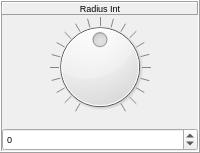
             <widget class="QFrame" name="frame_RadiusInt">
              <property name="sizePolicy">
               <sizepolicy hsizetype="Minimum" vsizetype="Preferred">
                <horstretch>0</horstretch>
                <verstretch>0</verstretch>
               </sizepolicy>
              </property>
              <property name="minimumSize">
               <size>
                <width>50</width>
                <height>100</height>
               </size>
              </property>
              <property name="frameShape">
               <enum>QFrame::Box</enum>
              </property>
              <property name="frameShadow">
               <enum>QFrame::Raised</enum>
              </property>
              <layout class="QVBoxLayout" name="verticalLayout_75">
               <property name="spacing">
                <number>2</number>
               </property>
               <property name="sizeConstraint">
                <enum>QLayout::SetMaximumSize</enum>
               </property>
               <property name="leftMargin">
                <number>0</number>
               </property>
               <property name="topMargin">
                <number>0</number>
               </property>
               <property name="rightMargin">
                <number>0</number>
               </property>
               <property name="bottomMargin">
                <number>0</number>
               </property>
               <item>
                <widget class="QFrame" name="frame_Label_RadiusInt">
                 <property name="frameShape">
                  <enum>QFrame::NoFrame</enum>
                 </property>
                 <property name="frameShadow">
                  <enum>QFrame::Raised</enum>
                 </property>
                 <layout class="QVBoxLayout" name="verticalLayout_76">
                  <property name="leftMargin">
                   <number>0</number>
                  </property>
                  <property name="topMargin">
                   <number>0</number>
                  </property>
                  <property name="rightMargin">
                   <number>0</number>
                  </property>
                  <property name="bottomMargin">
                   <number>0</number>
                  </property>
                  <item>
                   <widget class="QLabel" name="label_RadiusInt">
                    <property name="font">
                     <font>
                      <pointsize>7</pointsize>
                     </font>
                    </property>
                    <property name="autoFillBackground">
                     <bool>false</bool>
                    </property>
                    <property name="frameShape">
                     <enum>QFrame::Panel</enum>
                    </property>
                    <property name="frameShadow">
                     <enum>QFrame::Raised</enum>
                    </property>
                    <property name="text">
                     <string>Radius Int</string>
                    </property>
                    <property name="alignment">
                     <set>Qt::AlignCenter</set>
                    </property>
                   </widget>
                  </item>
                 </layout>
                </widget>
               </item>
               <item>
                <widget class="QFrame" name="frame_Dial_RadiusInt">
                 <property name="sizePolicy">
                  <sizepolicy hsizetype="Preferred" vsizetype="Preferred">
                   <horstretch>0</horstretch>
                   <verstretch>0</verstretch>
                  </sizepolicy>
                 </property>
                 <property name="frameShape">
                  <enum>QFrame::NoFrame</enum>
                 </property>
                 <property name="frameShadow">
                  <enum>QFrame::Raised</enum>
                 </property>
                 <layout class="QVBoxLayout" name="verticalLayout_77">
                  <property name="leftMargin">
                   <number>0</number>
                  </property>
                  <property name="topMargin">
                   <number>0</number>
                  </property>
                  <property name="rightMargin">
                   <number>0</number>
                  </property>
                  <item>
                   <widget class="QDial" name="dial_RadiusInt">
                    <property name="sizePolicy">
                     <sizepolicy hsizetype="Preferred" vsizetype="Preferred">
                      <horstretch>0</horstretch>
                      <verstretch>0</verstretch>
                     </sizepolicy>
                    </property>
                    <property name="cursor">
                     <cursorShape>OpenHandCursor</cursorShape>
                    </property>
                    <property name="minimum">
                     <number>-2000</number>
                    </property>
                    <property name="maximum">
                     <number>2000</number>
                    </property>
                    <property name="singleStep">
                     <number>1</number>
                    </property>
                    <property name="pageStep">
                     <number>10</number>
                    </property>
                    <property name="value">
                     <number>0</number>
                    </property>
                    <property name="tracking">
                     <bool>true</bool>
                    </property>
                    <property name="orientation">
                     <enum>Qt::Horizontal</enum>
                    </property>
                    <property name="invertedAppearance">
                     <bool>false</bool>
                    </property>
                    <property name="invertedControls">
                     <bool>false</bool>
                    </property>
                    <property name="wrapping">
                     <bool>false</bool>
                    </property>
                    <property name="notchTarget">
                     <double>50.000000000000000</double>
                    </property>
                    <property name="notchesVisible">
                     <bool>true</bool>
                    </property>
                   </widget>
                  </item>
                 </layout>
                </widget>
               </item>
               <item>
                <widget class="QDoubleSpinBox" name="doubleSpinBox_RadiusInt">
                 <property name="sizePolicy">
                  <sizepolicy hsizetype="Preferred" vsizetype="Preferred">
                   <horstretch>0</horstretch>
                   <verstretch>0</verstretch>
                  </sizepolicy>
                 </property>
                 <property name="font">
                  <font>
                   <pointsize>7</pointsize>
                  </font>
                 </property>
                 <property name="wrapping">
                  <bool>false</bool>
                 </property>
                 <property name="frame">
                  <bool>true</bool>
                 </property>
                 <property name="buttonSymbols">
                  <enum>QAbstractSpinBox::UpDownArrows</enum>
                 </property>
                 <property name="accelerated">
                  <bool>true</bool>
                 </property>
                 <property name="keyboardTracking">
                  <bool>true</bool>
                 </property>
                 <property name="showGroupSeparator" stdset="0">
                  <bool>false</bool>
                 </property>
                 <property name="decimals">
                  <number>0</number>
                 </property>
                 <property name="minimum">
                  <double>-2000.000000000000000</double>
                 </property>
                 <property name="maximum">
                  <double>2000.000000000000000</double>
                 </property>
                 <property name="singleStep">
                  <double>1.000000000000000</double>
                 </property>
                 <property name="value">
                  <double>0.000000000000000</double>
                 </property>
                </widget>
               </item>
              </layout>
             </widget>
